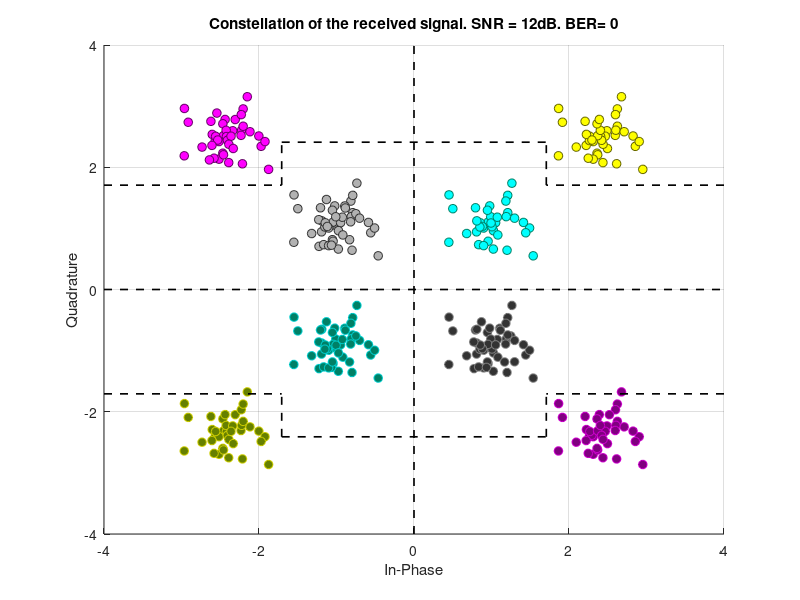

Write the MATLAB code that produced this figure.
% بسم الله الرحمن الرحيم  

% Course Project
%%
clear all;
close all;
clc;

M = 8; % number of signals
k = 3; % number of bits per symbol

% Generate random binary sequence with equal 1s and 0s   'Part b'
Num_of_bits = 1002;
Num_of_Symbols = Num_of_bits/k;

%%
lin_width = 1.2;
LableFontsize = 13;
TitleFontsize = 14;
position = 19;
FigureWidth = 600;
Proportion = 1;
res = 600;

%%
% Mapping the generated bits to construct the given constellation 'Part c'
d1 = 2;                    % the value of d1 is not final yet
d2 = d1*(sqrt(2)+1);       % d2 depends on d1 

s1 = [d2/2, d2/2];  % 100
s4 = [-d2/2, -d2/2];  % 001
s2 = [-d2/2, d2/2];  % 000
s3 = [d2/2, -d2/2];  % 101
s5 = [d1/2, d1/2];  % 110
s6 = [-d1/2, -d1/2];  % 010
s7 = [-d1/2, d1/2];  % 011
s8 = [d1/2, -d1/2];  % 111

%% Loop over the different SNR
finalSNR = 12;
for EbN0dB = 8:2:finalSNR         % 'Part a' 

    EbN0 = 10^(EbN0dB/10);
    EsN0 = 3*EbN0;
%     Bit_error = 0;
    sig_o = [];             % Original signal

    %%% Received symbols
    Si_1 = [];  Si_2 = [];  Si_3 = [];  Si_4 = [];
    Si_5 = [];  Si_6 = [];  Si_7 = [];  Si_8 = [];
    %%% Counter for indesis
    counter_1 = []; counter_2 = []; counter_3 = []; counter_4 = [];
    counter_5 = []; counter_6 = []; counter_7 = []; counter_8 = [];
    %%%

    Rec = [];
    K = rand(1,Num_of_bits);
    Bit_o = round(K);

    % take every k bits as one symbol (k=3)
    for i = 1:1:Num_of_Symbols
    %%
        symbol = [Bit_o(1+3*(i-1)), Bit_o(2+3*(i-1)), Bit_o(3+3*(i-1))];

        % Gray coding
        if (symbol == [0,0,0])  % 000
            sig_o = [sig_o;s2];
            Si_2 = [Si_2;s2];
            counter_2 = [counter_2;i];

        elseif symbol == [0,0,1]% 001
            sig_o = [sig_o;s3];
            Si_3 = [Si_3;s3];
            counter_3 = [counter_3;i];

        elseif symbol == [0,1,0]% 010
            sig_o = [sig_o;s6];
            Si_6 = [Si_6;s6];
            counter_6 = [counter_6;i];

        elseif symbol == [0,1,1]% 011
            sig_o = [sig_o;s7];
            Si_7 = [Si_7;s7];
            counter_7 = [counter_7;i];

        elseif symbol == [1,0,0]% 100
            sig_o = [sig_o;s1];
            Si_1 = [Si_1;s1];
            counter_1 = [counter_1;i];

        elseif symbol == [1,0,1]% 101
            sig_o = [sig_o;s4];
            Si_4 = [Si_4;s4];
            counter_4 = [counter_4;i];

        elseif symbol == [1,1,0]% 110
            sig_o = [sig_o;s5];
            Si_5 = [Si_5;s5];
            counter_5 = [counter_5;i];

        elseif symbol == [1,1,1]% 111
            sig_o = [sig_o;s8];
            Si_8 = [Si_8;s8];
            counter_8 = [counter_8;i];

        end
    end

    % Calculating the energy per symbol & Calculate the noise variance 

    %Avg energy per symbol
    Es = sum( sum(sig_o.*sig_o,2) )/Num_of_Symbols; 

    % as EsN0 increase N0 decrease
    N0 = Es/EsN0;    
    Noise = sqrt(N0/2).*randn(size(sig_o));
    
    Rec = sig_o + Noise;
    % The received symbols
    Si_1 =Si_1+ Noise(randperm(size(Si_1,1)),:);  % adding noise to each class of symbols
    Si_2 =Si_2+ Noise(randperm(size(Si_2,1)),:);
    Si_3 =Si_3+ Noise(randperm(size(Si_3,1)),:);
    Si_4 =Si_4+ Noise(randperm(size(Si_4,1)),:);
    Si_5 =Si_5+ Noise(randperm(size(Si_5,1)),:);
    Si_6 =Si_6+ Noise(randperm(size(Si_6,1)),:);
    Si_7 =Si_7+ Noise(randperm(size(Si_7,1)),:);
    Si_8 =Si_8+ Noise(randperm(size(Si_8,1)),:);
    
    %%

    sig_d = []; % Decoded signal 
    Bit_r = []; % Received bits

    % Applying MDs
    q=1;
    for i=1:Num_of_Symbols
    %%
        e1 = sum( (Rec(i,:) - s1).*(Rec(i,:) - s1) ); % ||Rec(i) - s1||^2
        e2 = sum( (Rec(i,:) - s2).*(Rec(i,:) - s2) ); % taking the
        e3 = sum( (Rec(i,:) - s3).*(Rec(i,:) - s3) ); % difference then 
        e4 = sum( (Rec(i,:) - s4).*(Rec(i,:) - s4) ); % finding the energy
        e5 = sum( (Rec(i,:) - s5).*(Rec(i,:) - s5) ); % of the error signal
        e6 = sum( (Rec(i,:) - s6).*(Rec(i,:) - s6) );
        e7 = sum( (Rec(i,:) - s7).*(Rec(i,:) - s7) );
        e8 = sum( (Rec(i,:) - s8).*(Rec(i,:) - s8) ); 

        DE = [e1, e2, e3, e4, e5, e6, e7, e8];
        [~,I] = min(DE);

        if (I == 1) % 100
            temp2 = s1;
            Bit1 = [1,0,0];

        elseif (I == 2) % 000
            temp2 = s2;
            Bit1 = [0,0,0];

        elseif (I == 3) % 001
            temp2 = s3;
            Bit1 = [0,0,1];

        elseif (I == 4) % 101
            temp2 = s4;
            Bit1 = [1,0,1];

        elseif (I == 5) % 110
            temp2 = s5;
            Bit1 = [1,1,0];

        elseif (I == 6) % 010
            temp2 = s6;
            Bit1 = [0,1,0];

        elseif (I == 7) % 011
            temp2 = s7;
            Bit1 = [0,1,1];

        elseif (I == 8) % 111
            temp2 = s8;
            Bit1 = [1,1,1];

        end

        sig_d = [sig_d;temp2]; % accumulating the decoded signals
        Bit_r = [Bit_r,Bit1]; % accumulating the Bits
        q=q+3;
    end
    Bit_error = sum(xor(Bit_r,Bit_o));
    Symbol_error = nnz(sig_d - sig_o);

    figure(1)
    sz = 40;
    scatter(Si_1(:,1),Si_1(:,2),sz,'MarkerEdgeColor',[.4 .4 0],...
                  'MarkerFaceColor',[1 1 0]); grid on;hold on;
    scatter(Si_2(:,1),Si_2(:,2),sz,'MarkerEdgeColor',[.4 0 .4],...
                  'MarkerFaceColor',[1 0 1]); grid on;hold on;
    scatter(Si_3(:,1),Si_3(:,2),sz,'MarkerEdgeColor',[.8 0 .8],...
                  'MarkerFaceColor',[.5 0 .5]); grid on;hold on;
    scatter(Si_4(:,1),Si_4(:,2),sz,'MarkerEdgeColor',[.8 .8 0],...
                  'MarkerFaceColor',[.4 .5 0]); grid on;hold on;
    scatter(Si_5(:,1),Si_5(:,2),sz,'MarkerEdgeColor',[0 .5 .4],...
                  'MarkerFaceColor',[0 1 1]); grid on;hold on;
    scatter(Si_6(:,1),Si_6(:,2),sz,'MarkerEdgeColor',[0 .8 .8],...
                  'MarkerFaceColor',[0 .5 .4]); grid on;hold on;
    scatter(Si_7(:,1),Si_7(:,2),sz,'MarkerEdgeColor',[.2 .2 .2],...
                  'MarkerFaceColor',[.7 .7 .7]); grid on;hold on;          
    scatter(Si_8(:,1),Si_8(:,2),sz,'MarkerEdgeColor',[.5 .5 .5],...
                  'MarkerFaceColor',[.2 .2 .2]); grid on;hold on;
    
    % Drawing the decision regions      
    plot([-4,4],[0,0],'--k','LineWidth',lin_width)   
    plot([0,0],[-4,4],'--k','LineWidth',lin_width)
    
    plot([-4,-1.7071],[-1.7071,-1.7071],'--k','LineWidth',lin_width) 
    plot([-4,-1.7071],[1.7071,1.7071],'--k','LineWidth',lin_width) 
    
    plot([4,1.7071],[-1.7071,-1.7071],'--k','LineWidth',lin_width) 
    plot([4,1.7071],[1.7071,1.7071],'--k','LineWidth',lin_width) 
    
    plot([-1.7071,-1.7071],[-2.41,-1.7071],'--k','LineWidth',lin_width) 
    plot([1.7071,1.7071],[-2.41,-1.7071],'--k','LineWidth',lin_width) 
    plot([-1.7071,1.7071],[-2.41,-2.41],'--k','LineWidth',lin_width)
    
    plot([-1.7071,-1.7071],[1.7071,2.41],'--k','LineWidth',lin_width) 
    plot([1.7071,1.7071],[1.7071,2.41],'--k','LineWidth',lin_width) 
    plot([-1.7071,1.7071],[2.41,2.41],'--k','LineWidth',lin_width) 
    hold off

    set(gcf,'Position',[700,50,FigureWidth,FigureWidth*Proportion]) 
    xlabel('In-Phase')
    ylabel('Quadrature')
    xlim([-4,4])
    ylim([-4,4])
    title(['Constellation of the received signal. SNR = ',num2str(EbN0dB),'dB. BER= ',num2str(Bit_error)])
%     drawnow
    pause(5)
    if(EbN0dB ~= finalSNR)
    delete(figure(1))
    end

end